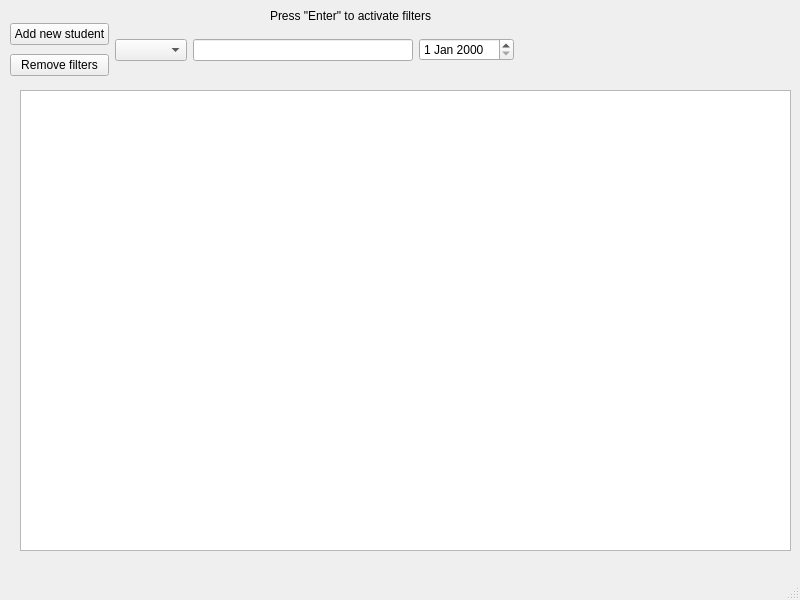
<?xml version="1.0" encoding="UTF-8"?>
<ui version="4.0">
 <class>MainWindow</class>
 <widget class="QMainWindow" name="MainWindow">
  <property name="geometry">
   <rect>
    <x>0</x>
    <y>0</y>
    <width>800</width>
    <height>600</height>
   </rect>
  </property>
  <property name="windowTitle">
   <string>MainWindow</string>
  </property>
  <widget class="QWidget" name="centralwidget">
   <widget class="QTableWidget" name="tableWidget">
    <property name="geometry">
     <rect>
      <x>20</x>
      <y>90</y>
      <width>771</width>
      <height>461</height>
     </rect>
    </property>
   </widget>
   <widget class="QLabel" name="tapLabel">
    <property name="geometry">
     <rect>
      <x>270</x>
      <y>5</y>
      <width>221</width>
      <height>21</height>
     </rect>
    </property>
    <property name="text">
     <string>Press &quot;Enter&quot; to activate filters</string>
    </property>
   </widget>
   <widget class="QWidget" name="layoutWidget">
    <property name="geometry">
     <rect>
      <x>10</x>
      <y>20</y>
      <width>504</width>
      <height>60</height>
     </rect>
    </property>
    <layout class="QHBoxLayout" name="horizontalLayout_2">
     <item>
      <layout class="QVBoxLayout" name="verticalLayout">
       <item>
        <widget class="QPushButton" name="addButton">
         <property name="text">
          <string>Add new student</string>
         </property>
        </widget>
       </item>
       <item>
        <widget class="QPushButton" name="getButton">
         <property name="text">
          <string>Remove filters</string>
         </property>
        </widget>
       </item>
      </layout>
     </item>
     <item>
      <layout class="QHBoxLayout" name="horizontalLayout">
       <item>
        <widget class="QComboBox" name="comboBox"/>
       </item>
       <item>
        <widget class="QLineEdit" name="lineEdit"/>
       </item>
       <item>
        <widget class="QDateEdit" name="dateEdit"/>
       </item>
      </layout>
     </item>
    </layout>
   </widget>
   <zorder>layoutWidget</zorder>
   <zorder>tableWidget</zorder>
   <zorder>tapLabel</zorder>
  </widget>
  <widget class="QMenuBar" name="menubar">
   <property name="geometry">
    <rect>
     <x>0</x>
     <y>0</y>
     <width>800</width>
     <height>22</height>
    </rect>
   </property>
  </widget>
  <widget class="QStatusBar" name="statusbar"/>
 </widget>
 <resources/>
 <connections/>
</ui>
